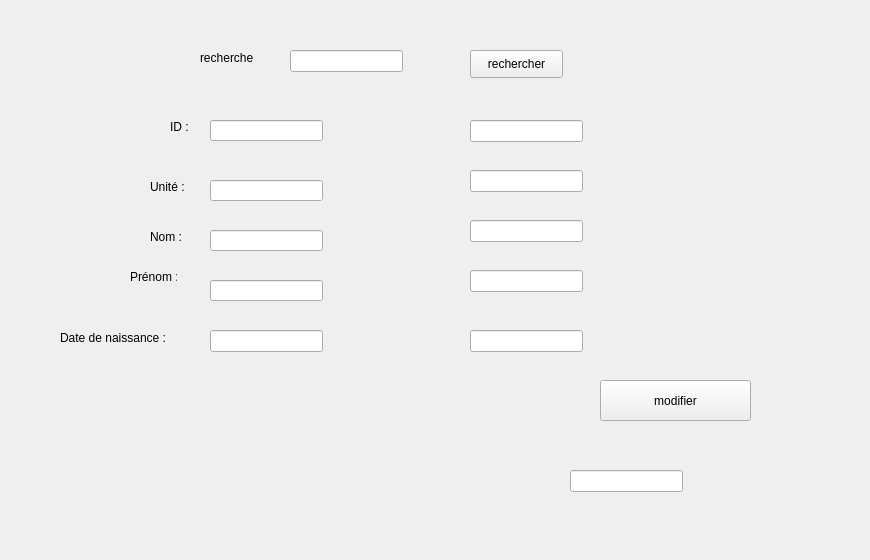
        <widget class="QWidget" name="tab_8">
         <attribute name="icon">
          <iconset>
           <normaloff>edit.jpg</normaloff>edit.jpg</iconset>
         </attribute>
         <attribute name="title">
          <string>Modifier </string>
         </attribute>
         <widget class="QLabel" name="label_8">
          <property name="geometry">
           <rect>
            <x>170</x>
            <y>120</y>
            <width>47</width>
            <height>14</height>
           </rect>
          </property>
          <property name="text">
           <string>ID :</string>
          </property>
         </widget>
         <widget class="QLineEdit" name="lineEdit_7">
          <property name="geometry">
           <rect>
            <x>210</x>
            <y>230</y>
            <width>113</width>
            <height>21</height>
           </rect>
          </property>
         </widget>
         <widget class="QLabel" name="label_9">
          <property name="geometry">
           <rect>
            <x>150</x>
            <y>230</y>
            <width>47</width>
            <height>14</height>
           </rect>
          </property>
          <property name="text">
           <string>Nom :</string>
          </property>
         </widget>
         <widget class="QLabel" name="label_10">
          <property name="geometry">
           <rect>
            <x>130</x>
            <y>270</y>
            <width>47</width>
            <height>14</height>
           </rect>
          </property>
          <property name="text">
           <string>Prénom :</string>
          </property>
         </widget>
         <widget class="QLabel" name="label_22">
          <property name="geometry">
           <rect>
            <x>150</x>
            <y>180</y>
            <width>47</width>
            <height>14</height>
           </rect>
          </property>
          <property name="text">
           <string>Unité :</string>
          </property>
         </widget>
         <widget class="QLabel" name="label_23">
          <property name="geometry">
           <rect>
            <x>60</x>
            <y>330</y>
            <width>141</width>
            <height>16</height>
           </rect>
          </property>
          <property name="text">
           <string>Date de naissance :</string>
          </property>
         </widget>
         <widget class="QLineEdit" name="lineEdit_8">
          <property name="geometry">
           <rect>
            <x>210</x>
            <y>120</y>
            <width>113</width>
            <height>21</height>
           </rect>
          </property>
         </widget>
         <widget class="QLineEdit" name="lineEdit_9">
          <property name="geometry">
           <rect>
            <x>210</x>
            <y>180</y>
            <width>113</width>
            <height>21</height>
           </rect>
          </property>
         </widget>
         <widget class="QLineEdit" name="lineEdit_21">
          <property name="geometry">
           <rect>
            <x>210</x>
            <y>280</y>
            <width>113</width>
            <height>21</height>
           </rect>
          </property>
         </widget>
         <widget class="QPushButton" name="pushButton_10">
          <property name="geometry">
           <rect>
            <x>600</x>
            <y>380</y>
            <width>151</width>
            <height>41</height>
           </rect>
          </property>
          <property name="text">
           <string>modifier</string>
          </property>
          <property name="icon">
           <iconset>
            <normaloff>edit.jpg</normaloff>edit.jpg</iconset>
          </property>
         </widget>
         <widget class="QLabel" name="label_56">
          <property name="geometry">
           <rect>
            <x>0</x>
            <y>-90</y>
            <width>861</width>
            <height>551</height>
           </rect>
          </property>
          <property name="text">
           <string/>
          </property>
          <property name="pixmap">
           <pixmap>../fond-texture-grunge-abstrait-bleu-marine_145345-4.jpg</pixmap>
          </property>
          <property name="scaledContents">
           <bool>true</bool>
          </property>
         </widget>
         <widget class="QLineEdit" name="lineEdit_3">
          <property name="geometry">
           <rect>
            <x>210</x>
            <y>330</y>
            <width>113</width>
            <height>22</height>
           </rect>
          </property>
         </widget>
         <widget class="QLineEdit" name="lineEdit_4">
          <property name="geometry">
           <rect>
            <x>570</x>
            <y>470</y>
            <width>113</width>
            <height>22</height>
           </rect>
          </property>
         </widget>
         <widget class="QLineEdit" name="lineEdit_5">
          <property name="geometry">
           <rect>
            <x>470</x>
            <y>120</y>
            <width>113</width>
            <height>22</height>
           </rect>
          </property>
         </widget>
         <widget class="QLineEdit" name="lineEdit_6">
          <property name="geometry">
           <rect>
            <x>470</x>
            <y>170</y>
            <width>113</width>
            <height>22</height>
           </rect>
          </property>
         </widget>
         <widget class="QLineEdit" name="lineEdit_11">
          <property name="geometry">
           <rect>
            <x>470</x>
            <y>270</y>
            <width>113</width>
            <height>22</height>
           </rect>
          </property>
         </widget>
         <widget class="QLineEdit" name="lineEdit_12">
          <property name="geometry">
           <rect>
            <x>470</x>
            <y>330</y>
            <width>113</width>
            <height>22</height>
           </rect>
          </property>
         </widget>
         <widget class="QLineEdit" name="lineEdit_13">
          <property name="geometry">
           <rect>
            <x>470</x>
            <y>220</y>
            <width>113</width>
            <height>22</height>
           </rect>
          </property>
         </widget>
         <widget class="QLineEdit" name="lineEdit_14">
          <property name="geometry">
           <rect>
            <x>290</x>
            <y>50</y>
            <width>113</width>
            <height>22</height>
           </rect>
          </property>
         </widget>
         <widget class="QLabel" name="label_12">
          <property name="geometry">
           <rect>
            <x>200</x>
            <y>50</y>
            <width>56</width>
            <height>16</height>
           </rect>
          </property>
          <property name="text">
           <string>recherche</string>
          </property>
         </widget>
         <widget class="QPushButton" name="pushButton_15">
          <property name="geometry">
           <rect>
            <x>470</x>
            <y>50</y>
            <width>93</width>
            <height>28</height>
           </rect>
          </property>
          <property name="text">
           <string>rechercher</string>
          </property>
         </widget>
         <zorder>label_56</zorder>
         <zorder>label_8</zorder>
         <zorder>lineEdit_7</zorder>
         <zorder>label_9</zorder>
         <zorder>label_10</zorder>
         <zorder>label_22</zorder>
         <zorder>label_23</zorder>
         <zorder>lineEdit_8</zorder>
         <zorder>lineEdit_9</zorder>
         <zorder>lineEdit_21</zorder>
         <zorder>pushButton_10</zorder>
         <zorder>lineEdit_3</zorder>
         <zorder>lineEdit_4</zorder>
         <zorder>lineEdit_5</zorder>
         <zorder>lineEdit_6</zorder>
         <zorder>lineEdit_11</zorder>
         <zorder>lineEdit_12</zorder>
         <zorder>lineEdit_13</zorder>
         <zorder>lineEdit_14</zorder>
         <zorder>label_12</zorder>
         <zorder>pushButton_15</zorder>
        </widget>
